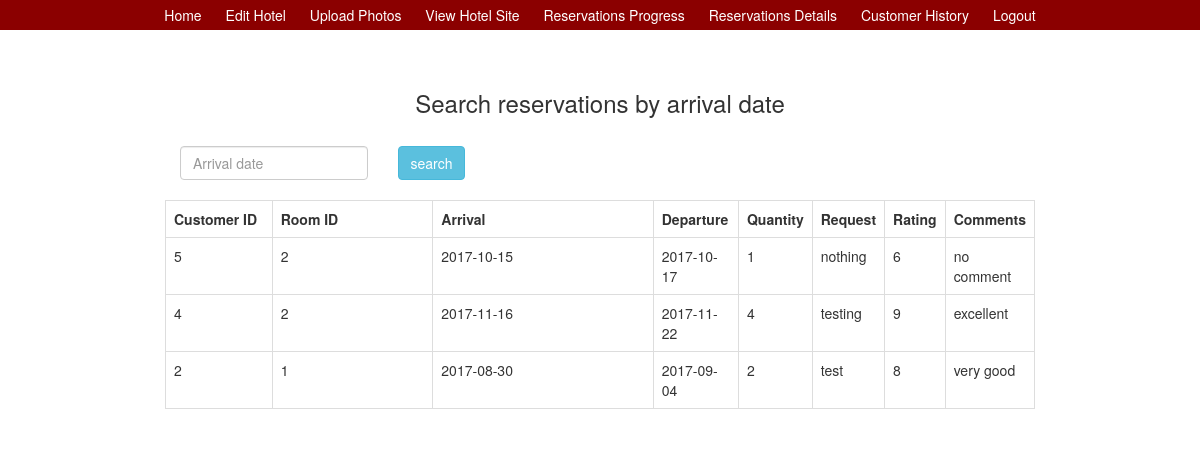
Page /owner_reservations_ondate.php on the committed database.
### tables this page shows
CREATE TABLE `reservation` (
  `ID` int(11) NOT NULL,
  `Room_ID` int(11) NOT NULL,
  `Customer_ID` int(11) NOT NULL,
  `Arrival` date NOT NULL,
  `Departure` date NOT NULL,
  `Quantity` int(11) NOT NULL,
  `Request` text NOT NULL,
  `Rating` tinyint(4) NOT NULL,
  `Comments` text NOT NULL
);

### owner_reservations_ondate.php (the view, shortened to what this page needs)
<?php
include ("include/head.php");
include ("include/owner_navbar.php");
require_once ("include/head.php");
$connection = mysqli_connect('localhost', 'wd', 'wdihu') or die("Connection failed");
$query = "SELECT * FROM reservation ORDER BY Customer_ID desc";
$result = mysqli_query($connection, $query); ?>
<!DOCTYPE html>
<html>
<head>
    <link rel="stylesheet" href="https://maxcdn.bootstrapcdn.com/bootstrap/3.3.6/css/bootstrap.min.css" />
    <link rel="stylesheet" href="http://code.jquery.com/ui/1.11.4/themes/smoothness/jquery-ui.css">
</head>
<body>
<br /><br />
<div class="container" style="width:900px;">
    <h3 align="center">Search reservations by arrival date</h3><br />
    <div class="col-md-3">
        <input type="text" name="from_date" id="from_date" class="form-control" placeholder="Arrival date"/>
    </div>
    <div class="col-md-5">
        <input type="button" name="search" id="search" value="search" class="btn btn-info">
    </div>
    <br />
    <div id="order_table">
        <table class="table table-bordered">
            <tr>
                <th width="15%">Customer ID</th>
                <th width="30%">Room ID</th>
                <th width="43%">Arrival</th>
                <th width="10%">Departure</th>
                <th width="12%">Quantity</th>
                <th width="45%">Request</th>
                <th width="30%">Rating</th>
                <th width="43%">Comments</th>
            </tr>
            <?php
            while($row = mysqli_fetch_array($result))
            {
                ?>
                <tr>
                    <td><?php echo $row["Customer_ID"]; ?></td>
                    <td><?php echo $row["Room_ID"]; ?></td>
                    <td><?php echo $row["Arrival"]; ?></td>
                    <td> <?php echo $row["Departure"]; ?></td>
                    <td><?php echo $row["Quantity"]; ?></td>
                    <td><?php echo $row["Request"]; ?></td>
                    <td> <?php echo $row["Rating"]; ?></td>
                    <td><?php echo $row["Comments"]; ?></td>
                </tr>
                <?php
            }
            ?>
        </table>
    </div>
</div>
</body>
</html>

### include/head.php (shortened to what this page needs)
<!DOCTYPE html>
<html lang="en">
<head>
    <link rel="stylesheet" href="https://maxcdn.bootstrapcdn.com/bootstrap/4.0.0-beta.2/css/bootstrap.min.css">
    <link rel="stylesheet" href="http://ajax.googleapis.com/ajax/libs/jqueryui/1.12.1/themes/base/jquery-ui.css">
    <link rel="stylesheet" href="css/temp_styles.css">
    <link rel="stylesheet" href="css/custom_common.css">
</head>

### include/owner_navbar.php (shortened to what this page needs)
<nav class="temp-menu">
    <ul>
        <li><a href="owner_home.php">Home</a></li>
        <li><a href="owner_edit.php">Edit Hotel</a></li>
        <li><a href="owner_upload.php">Upload Photos</a></li>
        <li><a href="hotel_main.php" target="_blank">View Hotel Site</a></li>
        <li><a href="owner_reservations_progress.php">Reservations Progress</a></li>
        <li><a href="owner_reservations_ondate.php">Reservations Details</a></li>
        <li><a href="customer_history.php">Customer History</a></li>
        <li><a href="index.php">Logout</a></li>
    </ul>
</nav>

### css/temp_styles.css (style rules this page uses)
nav.temp-menu { width:100%; margin: 0; padding: 0; text-align:center; }
nav.temp-menu ul { list-style-type: none; margin: 0; padding: 0; overflow: auto; background-color: #333; }
nav.temp-menu li { display: inline-block; }
nav.temp-menu li a { display: inline-block; color: white; text-align: center; padding: 5px 10px; text-decoration: none; }
.temp-table table, th, tr, td { border: 1px solid black; }

### include/owner_navbar.php (style rules this page uses)
nav.temp-menu ul { background-color: darkred; }

### rows in the picture
reservation: Customer_ID "5", Room_ID "2", Arrival "2017-10-15", Departure "2017-10-17", Quantity "1", Request "nothing", Rating "6", Comments "no comment"
reservation: Customer_ID "4", Room_ID "2", Arrival "2017-11-16", Departure "2017-11-22", Quantity "4", Request "testing", Rating "9", Comments "excellent"
reservation: Customer_ID "2", Room_ID "1", Arrival "2017-08-30", Departure "2017-09-04", Quantity "2", Request "test", Rating "8", Comments "very good"
